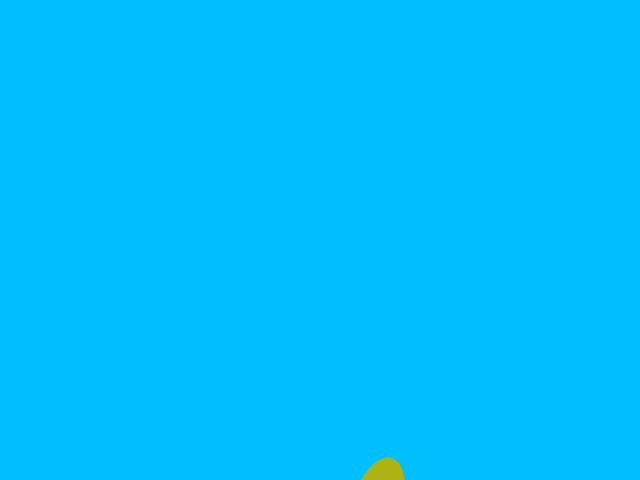
Frame 1 (no input)
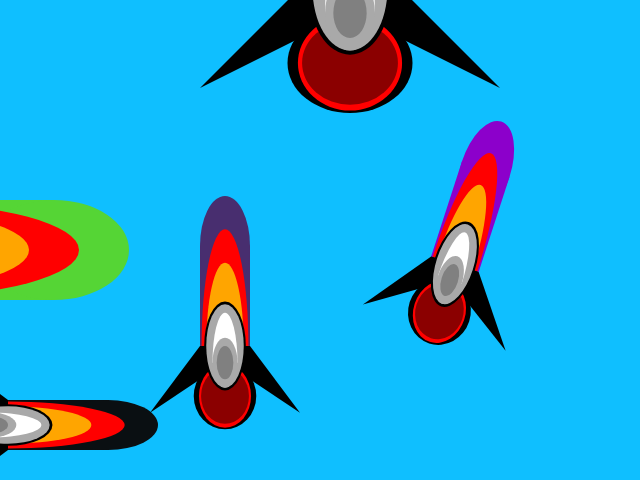
Frame 60 (no input)
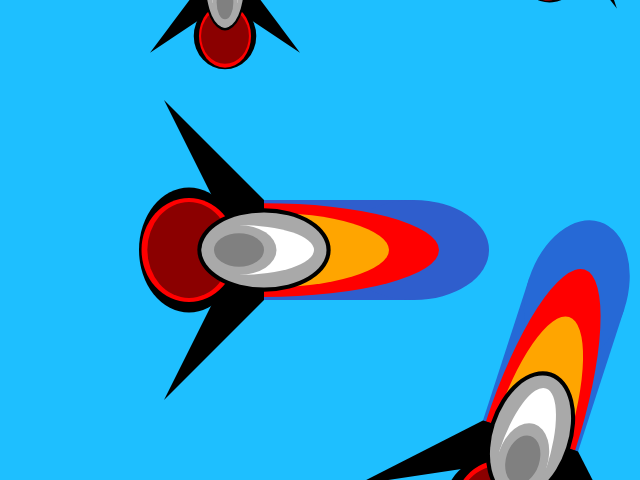
Frame 120 (the mouse pressed at the canvas centre since frame 60)

The p5.js sketch that drew these frames (run headless with seeded random() and noise() and a simulated clock; from frame 60 on, the mouse is pressed at the canvas centre):

// p5.js sketch
// ── sketch.js
var x = 300;
var y = 300;
var w = 100;
var h = 150;

function setup() {
	createCanvas(640, 480);
}

function draw(){
    background(frameCount/4,191,255);
    
       
    push();
    rotate(PI/2);
    spaceShip(x-100,y,100,150);
    spaceShip(400,y*2, 50,100);
    pop();
    
    spaceShip(x,y*3,100,150);
    
    push();
    rotate(TWO_PI)
    spaceShip(200,y+h*2, 50,100);
    pop();
    
    push();
    
    translate(width/4,height/4);
    rotate(PI/10);
    
    spaceShip(x+w,y+h*3,100,150);
    spaceShip(300,y, 50,100);
    pop();
    
    y--;
    if(y < -height*2){
        y = 400;
    }
    y-=5;
}

var spaceShip = function(x,y,w,h){
    
    var r = h/3
    var v = w/2
    var q = random(0,255);
    var g = random(0,255);
    var b = random(0,255);
	
	//body
    noStroke();
	fill(q,g,b);
	rect(x, y, w, h);
	ellipse(x+v, y, w, h);
    
    fill("red")
    arc(x+v,y+r*3,w-v/8,h+r*4,PI,r-r);
    fill("orange");
    arc(x+v,y+r*3,w-v/2,h+r*2,PI,r-r);
    
     //wings
    fill("black");
    triangle(x, y+r*3, x+v*2, y+r*3, x-v*2, y+r*5);
    triangle(x, y+r*3, x+v*2, y+r*3, x+v*4, y+r*5);
    
    //Thrusters
    ellipse(x+v,y+r*4.5,w+v/2,h-r);
    fill("red");
    ellipse(x+v,y+r*4.5,w+v/12,h-r*1.1);
    fill("DarkRed");
    ellipse(x+v,y+r*4.5,w-v/12,h/1.8);
    
    //hull
    fill("black")
    ellipse(x+v,y+r*3,w-v/3,h-r/3);
    fill("DarkGrey")
    ellipse(x+v,y+r*3,w-v/2,h-r/2);
    
    fill("white")
    arc(x+v,y+r*3.5,w-v,h,PI,r-r);
    fill("DarkGrey")
    ellipse(x+v,y+r*3.5,w/2,h/2);
    
    fill("grey")
    ellipse(x+v,y+r*3.5,w/3,h/3);
    
}
